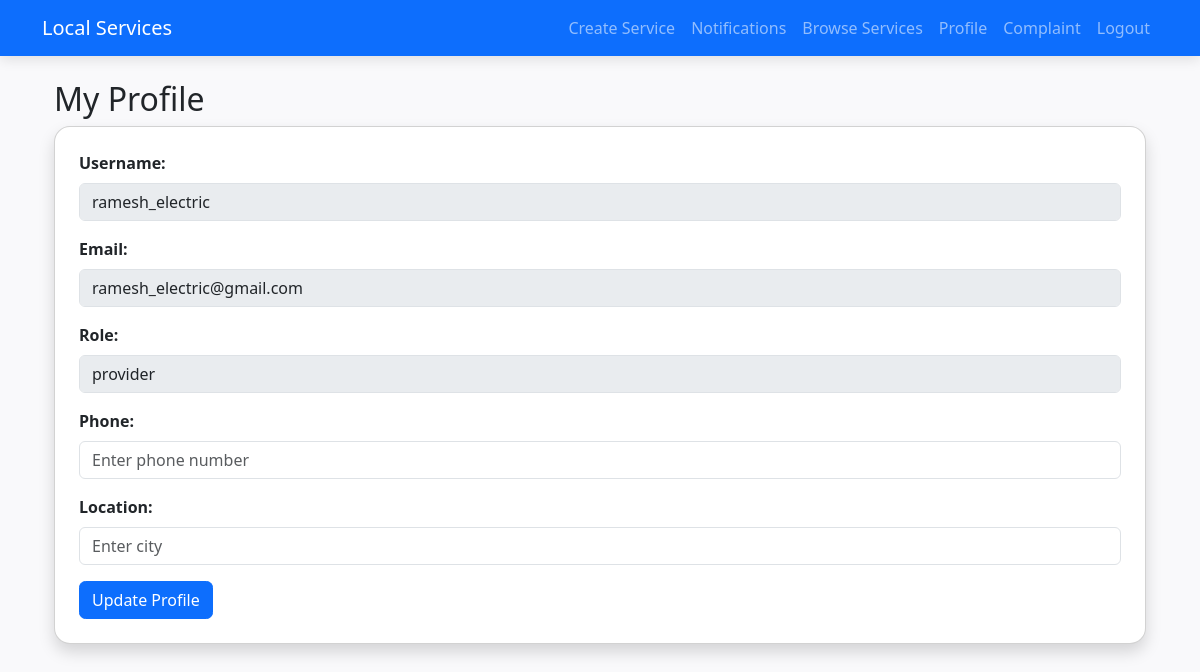
The page /profile (signed in) on the database its author committed.
### app.py (models this page shows)
class User(UserMixin, db.Model):
    id = db.Column(db.Integer, primary_key=True)
    username = db.Column(db.String(150), nullable=False, unique=True)
    email = db.Column(db.String(150), nullable=False, unique=True)
    password = db.Column(db.String(150), nullable=False)
    role = db.Column(db.String(50), nullable=False, default='customer')  # customer/provider/admin
    location = db.Column(db.String(100))

### app.py (the view)
@app.route('/profile', methods=['GET', 'POST'])
@login_required
def profile():
    if request.method == 'POST':
        current_user.phone = request.form['phone']
        current_user.location = request.form['location']
        db.session.commit()
        flash("Profile updated successfully!", "success")
        return redirect(url_for('profile'))
    return render_template('profile.html', user=current_user)

### app.py (called while the page is built)
@login_manager.user_loader
def load_user(user_id):
    return User.query.get(int(user_id))

@app.context_processor
def inject_provider_notifications():
    pending_count = 0
    if current_user.is_authenticated and current_user.role == "provider":
        pending_count = Booking.query.filter_by(provider_id=current_user.id, status="Pending").count()
    return dict(provider_pending_count=pending_count)

### templates/profile.html
{% extends "base.html" %}
{% block content %}
<div class="container mt-4">
    <h2>My Profile</h2>
    <div class="card shadow p-4">
        <form method="POST">
            <div class="mb-3">
                <label class="form-label"><strong>Username:</strong></label>
                <input type="text" class="form-control" value="{{ user.username }}" disabled>
            </div>
            <div class="mb-3">
                <label class="form-label"><strong>Email:</strong></label>
                <input type="email" class="form-control" value="{{ user.email }}" disabled>
            </div>
            <div class="mb-3">
                <label class="form-label"><strong>Role:</strong></label>
                <input type="text" class="form-control" value="{{ user.role }}" disabled>
            </div>
            <div class="mb-3">
                <label class="form-label"><strong>Phone:</strong></label>
                <input type="text" name="phone" class="form-control" value="{{ user.phone or '' }}" placeholder="Enter phone number">
            </div>
            <div class="mb-3">
                <label class="form-label"><strong>Location:</strong></label>
                <input type="text" name="location" class="form-control" value="{{ user.location or '' }}" placeholder="Enter city">
            </div>
            <button type="submit" class="btn btn-primary">Update Profile</button>
        </form>
    </div>
</div>
{% endblock %}

### static/css/style.css (style rules this page uses)
body { background-color: #f9f9fb; font-family: 'Segoe UI', sans-serif; }
.card { border-radius: 1rem; transition: transform 0.2s ease, box-shadow 0.3s ease; }
.btn { border-radius: 0.4rem; }

### rows shown on the page
User: username "ramesh_electric", email "ramesh_electric@gmail.com", role "provider"
